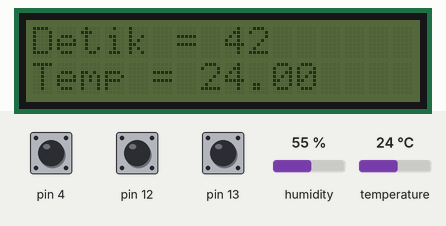
Bench run of a sketch on a simulated Arduino Uno, built with avr-gcc and run on an emulated ATmega328P. On the bench: 16×2 character LCD. The test bench sets the inputs (shaded band); at power-on: pin 13 HIGH, pin 12 HIGH, humidity 55 %, pin 4 HIGH, temperature 24 °C.

Above: at 1.2 s.
1.3 s: pin 13 pulled LOW for 0.15 s
At 2.5 s:
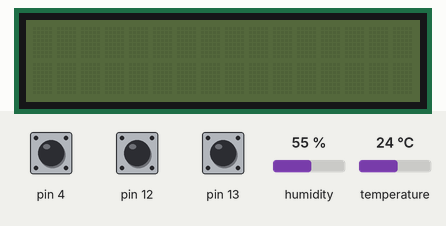
2.9 s: pin 12 pulled LOW for 0.15 s
At 3.08 s:
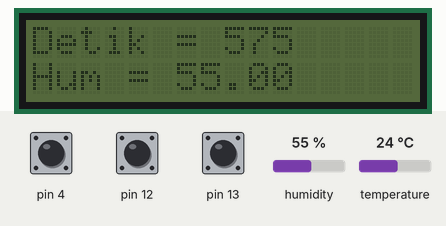
3.6 s: humidity set to 22 %
At 4.32 s:
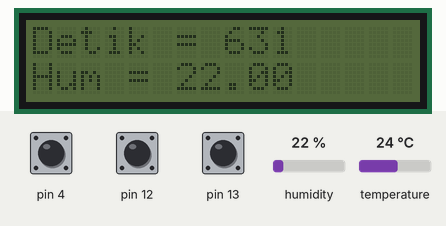
5.6 s: pin 4 pulled LOW for 0.15 s
At 5.88 s:
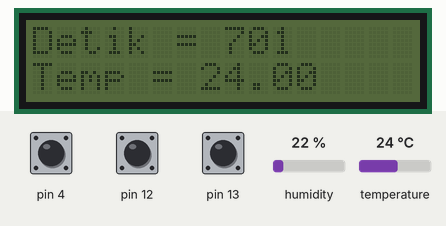
6.3 s: temperature set to 12 °C
At 8.59 s:
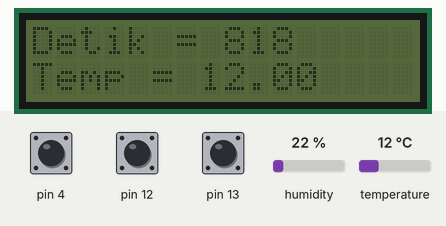
9.9 s: pin 12 pulled LOW for 1 s
At 10.12 s:
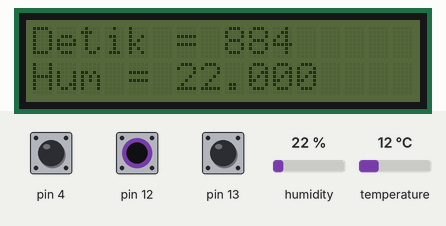
Timing chart, 0 to 12.5 s (numbered marks = the images above; inputs shaded):
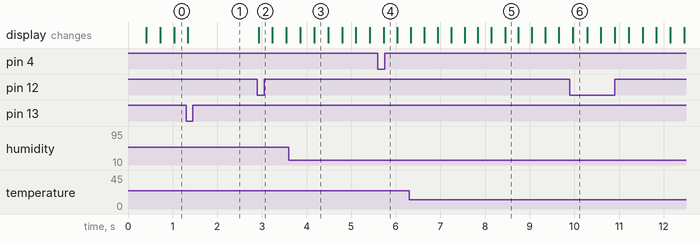

Measured:
- after the input at 1.3 s, the display: changes at once (image 1)
- after the input at 2.9 s, the display: changes at once (image 2)
- after the input at 5.6 s, the display: changes after 0.13 s (image 4)
- after the input at 9.9 s, the display: changes after 0.07 s (image 6)

The sketch:

21-08-2024.ino
```cpp
#include <LiquidCrystal_I2C.h>
LiquidCrystal_I2C lcd(0x27, 16, 2);

#include <DHT.h>

#define DHTPIN 7     // Pin digital yang terhubung ke DATA pin DHT11
#define DHTTYPE DHT22

DHT dht(DHTPIN, DHTTYPE);
int val = 0;

int temp_button = 4;
int hum_button = 12;

int temp_cond = 1;
int hum_cond = 0;

float temp = 0;

void setup() {
  lcd.init();
  dht.begin();
  pinMode(4, INPUT_PULLUP);
  pinMode(12, INPUT_PULLUP);
  pinMode(13, INPUT_PULLUP);

  //default
  lcd.setCursor(0, 0);
  lcd.print("Detik = "+String(val));
  lcd.setCursor(0, 1);
  lcd.print("Temp = "+String(temp));
}

void loop() {
  float temp = dht.readTemperature();
  float hum = dht.readHumidity();

  //button temp
  if (digitalRead(4)==LOW){
    temp_cond = 1;
    hum_cond = 0;
  }

  //button hum
  else if (digitalRead(12)==LOW){
    hum_cond = 1;
    temp_cond = 0;
  }

  else if (digitalRead(13)==LOW){
    hum_cond = 0;
    temp_cond = 0;
  }

  if (temp_cond == 1){
    lcd.setCursor(0, 0);
    lcd.print("Detik = "+String(val));
    lcd.setCursor(0, 1);
    lcd.print("Temp = "+String(temp));
  }

  //button hum
  else if (hum_cond==1){
    lcd.setCursor(0, 0);
    lcd.print("Detik = "+String(val));
    lcd.setCursor(0, 1);
    lcd.print("Hum = "+String(hum));
  }

  else if (hum_cond==0 && temp_cond == 0){
    lcd.clear();
  }


  val += 1;
  delay(0.1);
}
```
